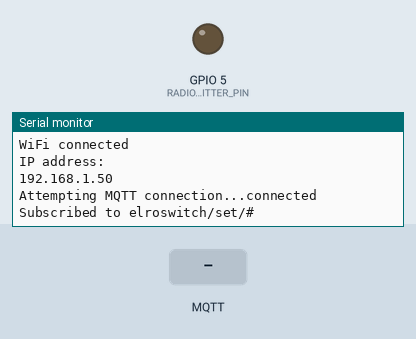
Recording of a sketch running on a simulated ESP8266 (NodeMCU). On the bench: output pins drawn as LEDs (lit = HIGH), the last lines printed to the serial monitor. The inputs (shaded band) are chosen by the test bench. WiFi joins after 1.5 s; servers stay silent unless stated; no MQTT or app messages arrive unless stated; not simulated (calls return 0 or success): private_wifi.h; names the files do not define were given values by the test bench: MQTT_PORT = 1883.

Above: at 2.7 s.
2.8 s: MQTT message "ON" arrives on the first subscribed topic
At 3.2 s:
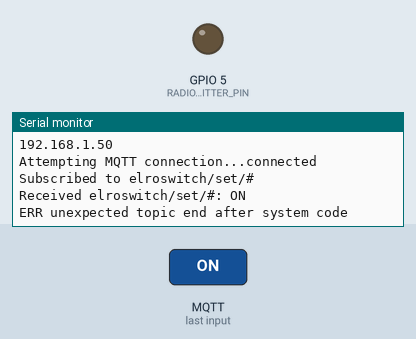
4.3 s: MQTT message "OFF" arrives on the first subscribed topic
At 5.5 s:
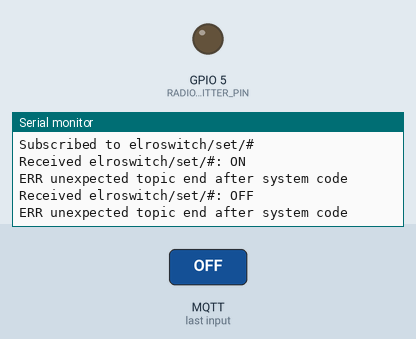
5.8 s: MQTT message "1" arrives on the first subscribed topic
At 6.7 s:
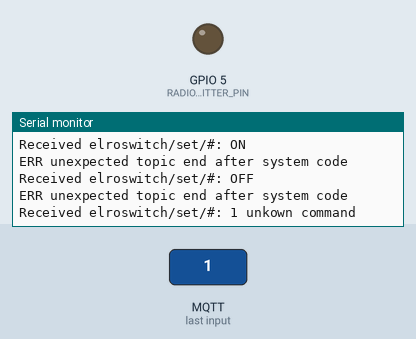

Measured:
- after the input at 2.8 s, the serial monitor: prints a new line at once (image 1)
- after the input at 4.3 s, the serial monitor: prints a new line at once (image 2)
- after the input at 5.8 s, the serial monitor: prints a new line at once (image 3)

The sketch:

ESPMQTTSwitch.ino
```cpp
/**
 * Ein ESP8622 NodeMCU Develompent Board, welches via WIFI/MQTT empfangene Schaltsignale
 * für Elro-Transmitter (Funktsteckdosen) via 433 MHz Sender übermittelt.
 * http://frightanic.com/iot/comparison-of-esp8266-nodemcu-development-boards/
 *
 * Achtung, Pins beachten. Pin D1 entspricht im Sketch Digital5, siehe:
 * http://cdn.frightanic.com/blog/wp-content/uploads/2015/09/esp8266-nodemcu-dev-kit-v2-pins.png
 *
 * 1. 433 MHz Transmitter
 * - VCC und GND verbinden
 * - DATA an ESP D1 (=Digital5)
 *
 */

#include <ESP8266WiFi.h>
#include <WiFiUdp.h>
#include <private_wifi.h>
#include <PubSubClient.h>
#include "RemoteTransmitter.h"

#define MQTT_CLIENT_ID "ElroSwitch"
#define MQTT_TOPIC_PREFIX "elroswitch/set/"
#define MQTT_TOPIC "elroswitch/set/#"
#define MQTT_STATE_TOPIC "elroswitch/state/"
#define RADIO_TRANSMITTER_PIN 5

ElroTransmitter switchTransmitter(RADIO_TRANSMITTER_PIN);

WiFiClient espClient;
PubSubClient client(espClient);

char responseTopic[128];
int switchStates[160]; // 0..31 * A..E


void doSwitch(int systemCode, char channel, int onoffAsInt) {

  int switchNum=(channel-'A')*32+systemCode;

  if (onoffAsInt==0 || onoffAsInt==1) { // SET
    switchStates[switchNum]=onoffAsInt;
  } else { // GET
    onoffAsInt=switchStates[switchNum];
  }

  if (onoffAsInt!=0 && onoffAsInt!=1) { // UNKNOWN
    return;
  }

  bool onoff=(onoffAsInt==1);

  switchTransmitter.sendSignal(systemCode,channel,onoff);

  String _topic=String(MQTT_STATE_TOPIC);
  _topic.concat(systemCode);
  _topic.concat("/");
  _topic.concat(channel);
  _topic.toCharArray(responseTopic,128);

  client.publish(responseTopic,onoff?"ON":"OFF");
  Serial.print("Published ");
  Serial.print(responseTopic);
  Serial.print(": ");
  Serial.println(onoff?"ON":"OFF");

}


const long switchUpdateDelay = 30000;
unsigned long switchUpdateNextMillis = 0;

void updateSwitches() {
  if (switchUpdateNextMillis>millis()) return;
  if (switchUpdateNextMillis>0) {
    Serial.println("Update switch states");
    for (char channel='A'; channel<='E'; channel++) {
      for (int systemCode=0;systemCode<=31;systemCode++) {
        doSwitch(systemCode,channel,2); // 2=UNKNOWN - use switchStates
        wdt_reset(); // Watchdock resetten
      }
    }
  }
  switchUpdateNextMillis=millis()+switchUpdateDelay;
}

void callback(char* topic, byte* payload, unsigned int length) {
  Serial.print("Received ");
  Serial.print(topic);
  Serial.print(": ");

  payload[length] = '\0';
  String cmd = String((char*)payload);
  bool onoff;

  Serial.print(cmd);

  if (cmd.equals("ON")) {
    onoff=true;
    Serial.println();
  } else if (cmd.equals("OFF")) {
    onoff=false;
    Serial.println();
  } else {
    Serial.println(" unkown command");
    return;
  }

  char *ptr;
  ptr = strtok(topic, MQTT_TOPIC_PREFIX);
  if (!ptr) {
    Serial.println("ERR unexpected topic");
    return;
  }

  char *end;
  long _systemCode = strtol(ptr, &end, 10);
  if (end == ptr) {
    Serial.println("ERR unexpected topic end after system code");
    return;
  }
  if (_systemCode<0 || _systemCode>31) {
    Serial.println("ERR system code must be between 0..31");
    return;
  }
  int systemCode=_systemCode;

  ptr = strtok(NULL, "/");
  if (!ptr || strlen(ptr)!=1) {
    Serial.println("ERR unexpected topic, expected /CHANNEL after system code");
  }
  char channel=ptr[0];
  if (channel<'A'||channel>'E') {
    Serial.println("ERR channel must be between A..E");
  }

  doSwitch(systemCode,channel,onoff?1:0);
}

void setup() {
  wdt_enable(WDTO_8S); // Watchdog muss alle 8 Sekunden resettet werden
  for (int i=0;i<160;i++) switchStates[i]=2; // 2 == UNKNOWN
  Serial.begin(115200);
  setup_wifi();
  client.setServer(MQTT_HOST, MQTT_PORT);
  client.setCallback(callback);
}

void setup_wifi() {
  delay(10);
  // We start by connecting to a WiFi network
  Serial.println();
  Serial.print("Connecting to ");
  Serial.println(WIFI_SSID);

  WiFi.mode(WIFI_STA); // disable hotspot
  WiFi.begin(WIFI_SSID,WIFI_PASSWORD);
  wdt_reset(); // Watchdock resetten

  while (WiFi.status() != WL_CONNECTED) {
    delay(500);
    Serial.print(".");
  }

  Serial.println("");
  Serial.println("WiFi connected");
  Serial.println("IP address: ");
  Serial.println(WiFi.localIP());
}

void reconnect() {
  // Loop until we're reconnected
  while (!client.connected()) {
    Serial.print("Attempting MQTT connection...");
    // Attempt to connect
    if (client.connect(MQTT_CLIENT_ID, MQTT_USERNAME, MQTT_PASSWORD)) {
      Serial.println("connected");
      if (client.subscribe(MQTT_TOPIC,1)) {
        Serial.print("Subscribed to ");
        Serial.println(MQTT_TOPIC);
      }
    } else {
      Serial.print("failed, rc=");
      Serial.print(client.state());
      Serial.println(" try again in 5 seconds");
      // Wait 5 seconds before retrying
      delay(5000);
    }
  }
}

void loop() {
  wdt_reset(); // Watchdock resetten

  updateSwitches();

  if (!client.connected()) {
    reconnect();
  }
  client.loop();
}
```
